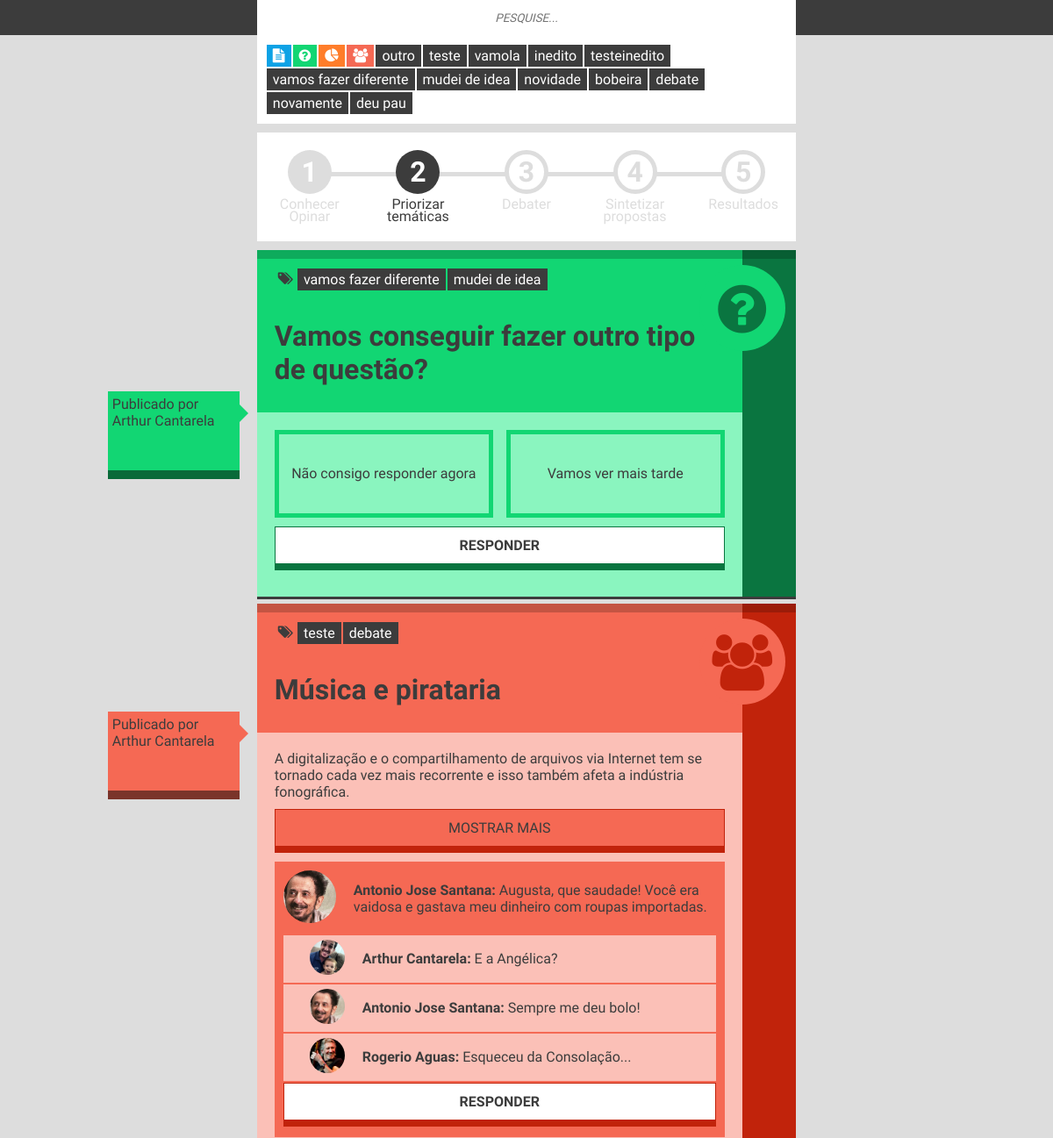
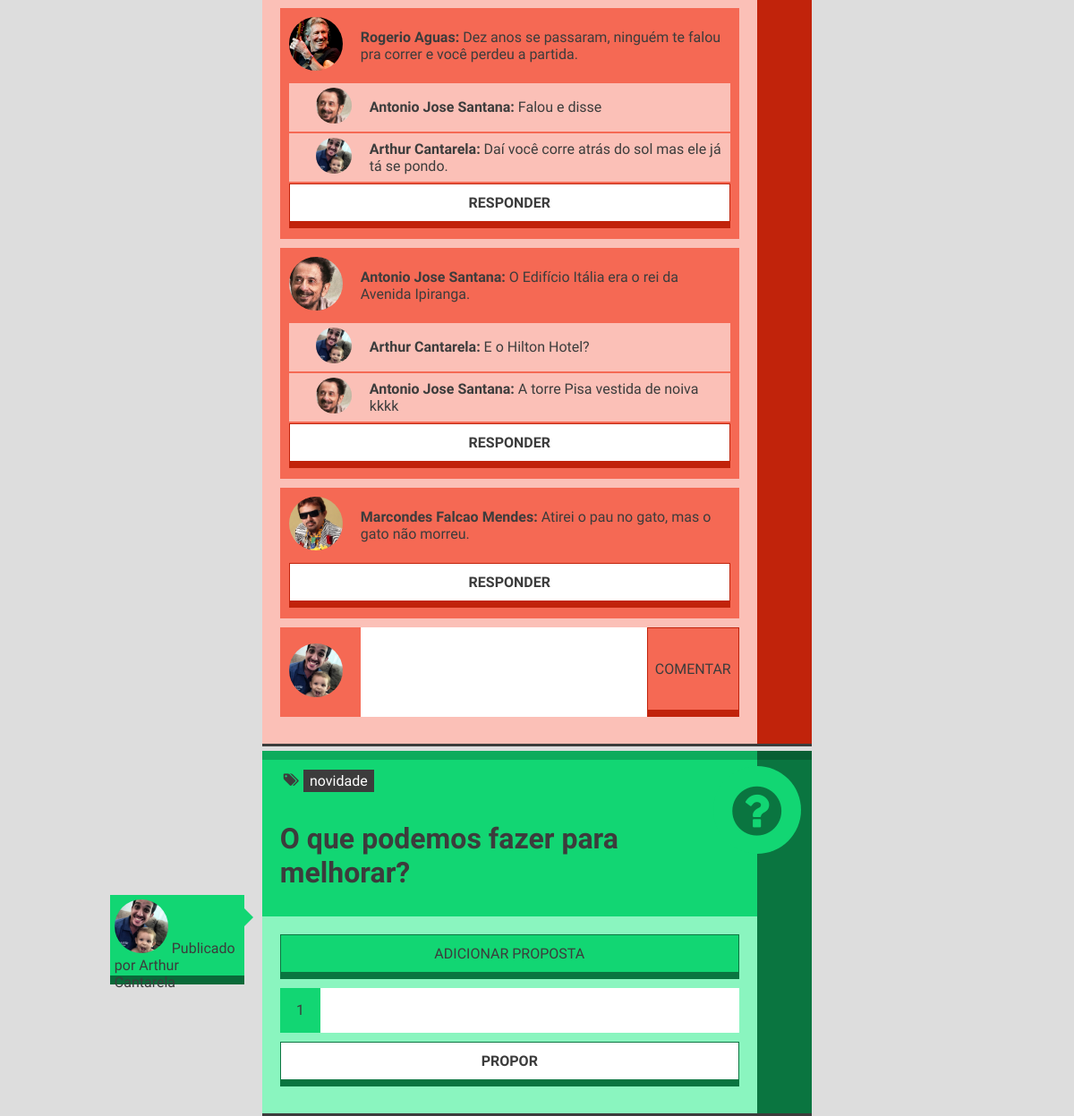
Page /project/AGR (signed in) on the committed database (2 pictures, top to bottom).
### mainapp/models.py (models this page shows, shortened)
class Publication(models.Model):
    author = models.ForeignKey(User, on_delete=models.CASCADE, verbose_name='Autor')
    project = models.ForeignKey(Project, verbose_name='Projeto')
    title = models.CharField('Título', max_length=200, blank=True)
    pub_date = models.DateField('Data de publicação')
    tags = TaggableManager()
    class Meta:
        ordering = ('pub_date', )
    def __unicode__(self):
        return self.title

class Choice(models.Model):
    choice_text = models.CharField(max_length=200)
    question = models.ForeignKey(ChoiceQuestion)
    class Meta:
        verbose_name = 'Alternativa'
        verbose_name_plural = 'Alternativas'
    def __unicode__(self):
        return self.choice_text

class User(models.Model):
    user = models.OneToOneField(
        AuthUser,
        primary_key=True,
        parent_link=True,
        on_delete=models.CASCADE
    )
    STAFF_TYPE = (
        ('1', 'Professor'),
        ('2', 'Funcionario'),
        ('3', 'Aluno-Graduacao'),
        ('4', 'Aluno-Mestrado'),
        ('5', 'Aluno-Doutorado'),
        ('6', 'Aluno-Especial'),
        ('7', 'Aluno-Lato'),
        ('8', 'Outro'),
    )
    avatar = models.ImageField(
        upload_to = 'media/img/',
        default = 'media/img/no-avatar.jpg',
    )
    first_name =  models.CharField('Nome', max_length=40, blank=True)
    last_name =  models.CharField('Sobrenome', max_length=100, blank=True)
    staff = models.CharField('Staff', max_length=1, blank=True, choices = STAFF_TYPE)
    institute = models.CharField('Instituto', max_length=40, blank=True, default='instituto')
    academic_registry = models.IntegerField('Registro acadêmico',default='9999')
    email = models.EmailField('Email', blank=True)
    nickname = models.CharField('Apelido', max_length=40, blank=True, null=True)
    def __unicode__(self):
        if self.nickname:
            return self.nickname
        return '{0} {1}'.format(self.first_name, self.last_name)
    class Meta:
        verbose_name = 'Usuário'
        verbose_name_plural = 'Usuários'

class Debate(Publication):
    about = models.CharField(max_length=200)

class Comment(models.Model):
    user = models.ForeignKey(
        User,
        on_delete = models.CASCADE,
        related_name='comment',
    )
    debate = models.ForeignKey(
        Debate,
        on_delete = models.CASCADE,
        related_name = 'comment',
    )
    text = models.CharField(max_length=200)

class Reply(models.Model):
    user = models.ForeignKey(
        User,
        on_delete = models.CASCADE,
        related_name='reply',
    )
    comment = models.ForeignKey(
        Comment,
        on_delete = models.CASCADE,
        related_name = 'reply',
    )
    text = models.CharField(max_length=200)

### mainapp/views.py (the view)
# urls.py: url(r'^project/(?P<acronym>[A-Za-z]+)$', views.project, name='project'),
def project(request, acronym):
    project = get_object_or_404(Project, acronym=acronym)
    return render(request, 'project.html', {
        'user': User.objects.get(user=request.user),
        'project': project,
        'publications': project.publication_set.all(),
        'all_tags': Tag.objects.all(),
    })

### mainapp/views.py (called while the page is built)
    def process_request(self, request):
        if 'login' in request.path:
            return None
        if not request.user.is_authenticated:
            return HttpResponseRedirect(reverse('login'))
        return None

### mainapp/templates/project.html (shortened to what this page needs)
{% load static %}
<!DOCTYPE html>
<html>
<head>
  <link rel="stylesheet" type="text/css" href="{% static 'css/font-awesome.min.css' %}">
  <link rel="stylesheet" type="text/css" href="{% static 'css/style.css' %}">
</head>
<body class="mx max-left">
  <div class="main-content">
    <div class="center-column">
      <div class="header">
        <div class="search-bar">
          <input type="text" placeholder="pesquise...">
        </div>
        <ul class="filters">
          <li class="filter-conheca"><i class="fa fa-file-text" aria-hidden="true"></i></li>
          <li class="filter-participe"><i class="fa fa-question-circle" aria-hidden="true"></i></li>
          <li class="filter-resultado"><i class="fa fa-pie-chart" aria-hidden="true"></i></li>
          <li class="filter-comunidade"><i class="fa fa-users" aria-hidden="true"></i></li>
          {% for tag in all_tags %}
          <li class="filter">{{tag}}</li>
          {% endfor %}
        </ul>
      </div>
      <div class="phases">
        <div class="phase past-phase">
          <div class="phase-number">
            1
          </div>
          <div class="phase-name">
            Conhecer Opinar
          </div>
        </div>
        <div class="phase actual-phase">
          <div class="phase-number">
            2
          </div>
          <div class="phase-name">
            Priorizar temáticas
          </div>
        </div>
        <div class="phase future-phase">
          <div class="phase-number">
            3
          </div>
          <div class="phase-name">
            Debater
          </div>
        </div>
        <div class="phase future-phase">
          <div class="phase-number">
            4
          </div>
          <div class="phase-name">
            Sintetizar propostas
          </div>
        </div>
        <div class="phase future-phase">
          <div class="phase-number">
            5
          </div>
          <div class="phase-name">
            Resultados
          </div>
        </div>
      </div>
      <div class="posts">
        {% for publication in publications %}
          {% if publication.article %}
            {% include 'publication/article.html' %}
          {% elif publication.question %}
            {% include 'publication/question.html' %}
          {% elif publication.result %}
            {% include 'publication/result.html' %}
          {% elif publication.debate %}
            {% include 'publication/debate.html' %}
          {% endif %}
        {% endfor %}
      </div>
    </div>
  </div>
</body>
</html>

### mainapp/templates/publication/question.html
<div class="post participe">
  {% if publication.question.choicequestion %}
    {% include 'publication/questions/choicequestion.html' %}
  {% elif publication.question.textquestion %}
    {% include 'publication/questions/textquestion.html' %}
  {% elif publication.question.proposalquestion %}
    {% include 'publication/questions/proposalquestion.html' %}
  {% endif %}
</div>

### mainapp/templates/publication/questions/choicequestion.html (shortened to what this page needs)
<form class="question-form" action="/question/choice/{{publication.question.choicequestion.pk}}" method="POST">
  <div class="post-content">
    <div class="post-header">
      <ul class="filters filters-post">
      {% for tag in publication.question.choicequestion.tags.all %}
        <li>{{tag.name}}</li>
      {% endfor %}
      </ul>
      <h3>{{ publication }}</h3>
    </div>
    <div class="post-text">
        <div class="question-choices">
          {% for choice in publication.question.choicequestion.choice_set.all %}
            <label for="choice-{{choice.pk}}">{{ choice }}</label>
          {% endfor %}
        </div>
        <button type="submit" name="submit"class="post-btn post-btn-success">
          Responder
        </button>
      <div class="post-about">
        Publicado por {{ publication.author }}
      </div>
    </div>
  </div>
  <div class="post-right">
  </div>
</form>

### mainapp/templates/publication/debate.html (shortened to what this page needs)
<div class="post comunidade">
  <form class="question-form" action="/question/proposal/{{publication.question.proposalquestion.pk}}" method="POST">
    <div class="post-content">
      <div class="post-header">
        <ul class="filters filters-post">
        {% for tag in publication.debate.tags.all %}
          <li>{{tag.name}}</li>
        {% endfor %}
        </ul>
        <h3>{{ publication }}</h3>
      </div>
      <div class="post-text">
        <div>
          {{publication.debate.about}}
        </div>
        <button type="button" class="post-btn" id="add-proposal">Mostrar mais</button>
        {% for comment in publication.debate.comment.all %}
        <div class="post-comment">
          <div class="comment-wrap">
            <div class="comment-avatar">
              <img class="avatar" src='{{comment.user.avatar.url}}' />
            </div>
            <div class="comment-text">
              <span>{{comment.user}}:</span>
              {{comment.text}}
            </div>
          </div>
          <div class="replies">
            {% for reply in comment.reply.all %}
              <div class="reply">
                <div class="reply-avatar">
                  <img class="avatar avatar-small" src='{{reply.user.avatar.url}}' />
                </div>
                <div class="reply-text">
                  <span>{{reply.user}}:</span>
                  {{ reply.text }}
                </div>
              </div>
            {% endfor %}
            <div class="reply new-reply reply-collapse">
              <button type="button" class="post-btn post-btn-success reply-btn" id="reply-btn-x">Responder</button>
            </div>
          </div>
        </div>
        {% endfor %}
        <div class="post-comment new-comment">
          <div class="comment-wrap">
            <div class="comment-avatar">
              <img class="avatar" src="{{user.avatar.url}}" />
            </div>
            <textarea></textarea>
            <button type="button" class="post-btn" id="comment-btn">Comentar</button>
          </div>
        </div>
        <div class="post-about">
          Publicado por {{ publication.author }}
        </div>
      </div>
    </div>
    <div class="post-right">
    </div>
  </form>
</div>

### mainapp/templates/publication/questions/proposalquestion.html (shortened to what this page needs)
<form class="question-form" action="/question/proposal/{{publication.question.proposalquestion.pk}}" method="POST">
  <div class="post-content">
    <div class="post-header">
      <ul class="filters filters-post">
      {% for tag in publication.question.proposalquestion.tags.all %}
        <li>{{tag.name}}</li>
      {% endfor %}
      </ul>
      <h3>{{ publication }}</h3>
    </div>
    <div class="post-text">
      <button type="button" class="post-btn add-proposal"> Adicionar proposta</button>
      <div class="question-proposals">
        <div class="proposal">
          <textarea name="proposal-1"></textarea>
        </div>
      </div>
      <button type="submit" name="submit"class="post-btn post-btn-success">
        Propor
      </button>
      <div class="post-about">
        <img class="avatar" src='{{publication.author.avatar.url}}' />
        Publicado por {{ publication.author }}
      </div>
    </div>
  </div>
  <div class="post-right">
  </div>
</form>

### rows in the picture
Tag: name "outro"
Tag: name "teste"
Tag: name "vamola"
Tag: name "inedito"
Tag: name "testeinedito"
Tag: name "vamos fazer diferente"
Tag: name "mudei de idea"
Tag: name "novidade"
Tag: name "bobeira"
Tag: name "debate"
Tag: name "novamente"
Tag: name "deu pau"
Publication: title "Vamos conseguir fazer outro tipo de questão?", author "Arthur Cantarela"
Choice: choice_text "Não consigo responder agora"
Choice: choice_text "Vamos ver mais tarde"
Publication: title "Música e pirataria", debate.about "A digitalização e o compartilhamento de arquivos via Internet tem se tornado cada vez mais recorrente e isso também afeta a indústria fonográfica.", avatar (picture), author "Arthur Cantarela"
Comment: user.avatar (picture), user "Antonio Jose Santana", text "Augusta, que saudade! Você era vaidosa e gastava meu dinheiro com roupas importadas."
Reply: user.avatar (picture), user "Arthur Cantarela", text "E a Angélica?"
Reply: user.avatar (picture), user "Antonio Jose Santana", text "Sempre me deu bolo!"
Reply: user.avatar (picture), user "Rogerio Aguas", text "Esqueceu da Consolação..."
Comment: user.avatar (picture), user "Rogerio Aguas", text "Dez anos se passaram, ninguém te falou pra correr e você perdeu a partida."
Reply: user.avatar (picture), user "Antonio Jose Santana", text "Falou e disse"
Reply: user.avatar (picture), user "Arthur Cantarela", text "Daí você corre atrás do sol mas ele já tá se pondo."
Comment: user.avatar (picture), user "Antonio Jose Santana", text "O Edifício Itália era o rei da Avenida Ipiranga."
Reply: user.avatar (picture), user "Arthur Cantarela", text "E o Hilton Hotel?"
Reply: user.avatar (picture), user "Antonio Jose Santana", text "A torre Pisa vestida de noiva kkkk"
Comment: user.avatar (picture), user "Marcondes Falcao Mendes", text "Atirei o pau no gato, mas o gato não morreu."
Publication: title "O que podemos fazer para melhorar?", author.avatar (picture), author "Arthur Cantarela"
